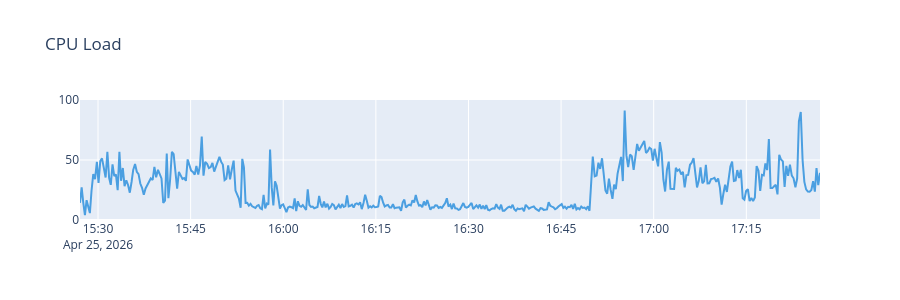

The code cell stored with this chart in its notebook:
### Code cell
fig = go.Figure()
fig.add_trace(
go.Scatter(x=df_system_metrics["timestamp"], y=df_system_metrics["overall_cpu_load"], name="CPU %", line=dict(color=ACCENT)))
fig.update_yaxes(range=[0, 100])
fig.update_layout(title="CPU Load", height=300)

### Figure 1 — Plotly figure (JSON) as saved in the notebook; plotly's stock layout.template omitted (floating-point values rounded to 4 significant figures; data arrays with more than 128 entries replaced by an {"elided": "..."} marker saying what was removed)
{"data": [{"line": {"color": "#4B9FE1"}, "name": "CPU %", "type": "scatter", "x": {"elided": "437 str values"}, "y": {"elided": "437 float values"}}], "layout": {"height": 300, "title": {"text": "CPU Load"}, "yaxis": {"range": [0, 100]}}}
